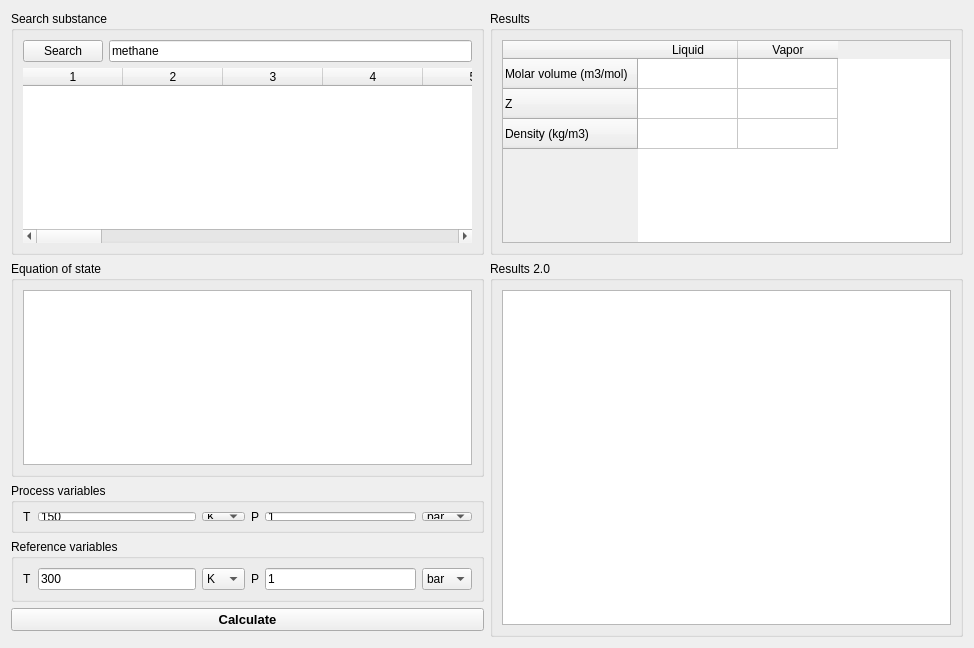
<?xml version="1.0" encoding="UTF-8"?>
<ui version="4.0">
    <class>PureSubstanceCalculationsWindow</class>
    <widget class="QWidget" name="PureSubstanceCalculationsWindow">
        <property name="geometry">
            <rect>
                <x>0</x>
                <y>0</y>
                <width>974</width>
                <height>648</height>
            </rect>
        </property>
        <property name="windowTitle">
            <string>Pure Substance Calculations</string>
        </property>
        <layout class="QGridLayout" name="gridLayout_3">
            <item row="0" column="0">
                <widget class="QGroupBox" name="groupBox_searchSubstance">
                    <property name="title">
                        <string>Search substance</string>
                    </property>
                    <layout class="QGridLayout" name="gridLayout_4">
                        <item row="0" column="0">
                            <widget class="QPushButton" name="btn_searchSubstance">
                                <property name="text">
                                    <string>Search</string>
                                </property>
                            </widget>
                        </item>
                        <item row="0" column="1">
                            <widget class="QLineEdit" name="le_searchSubstance">
                                <property name="text">
                                    <string>methane</string>
                                </property>
                            </widget>
                        </item>
                        <item row="1" column="0" colspan="2">
                            <widget class="QTableWidget" name="tableWidget_searchSubstance">
                                <property name="frameShape">
                                    <enum>QFrame::NoFrame</enum>
                                </property>
                                <property name="frameShadow">
                                    <enum>QFrame::Plain</enum>
                                </property>
                                <property name="editTriggers">
                                    <set>QAbstractItemView::NoEditTriggers</set>
                                </property>
                                <property name="alternatingRowColors">
                                    <bool>true</bool>
                                </property>
                                <property name="selectionMode">
                                    <enum>QAbstractItemView::SingleSelection</enum>
                                </property>
                                <property name="selectionBehavior">
                                    <enum>QAbstractItemView::SelectRows</enum>
                                </property>
                                <property name="showGrid">
                                    <bool>false</bool>
                                </property>
                                <property name="rowCount">
                                    <number>0</number>
                                </property>
                                <property name="columnCount">
                                    <number>26</number>
                                </property>
                                <column/>
                                <column/>
                                <column/>
                                <column/>
                                <column/>
                                <column/>
                                <column/>
                                <column/>
                                <column/>
                                <column/>
                                <column/>
                                <column/>
                                <column/>
                                <column/>
                                <column/>
                                <column/>
                                <column/>
                                <column/>
                                <column/>
                                <column/>
                                <column/>
                                <column/>
                                <column/>
                                <column/>
                                <column/>
                                <column/>
                            </widget>
                        </item>
                    </layout>
                </widget>
            </item>
            <item row="1" column="0">
                <widget class="QGroupBox" name="groupBox_EOS">
                    <property name="minimumSize">
                        <size>
                            <width>0</width>
                            <height>200</height>
                        </size>
                    </property>
                    <property name="title">
                        <string>Equation of state</string>
                    </property>
                    <layout class="QGridLayout" name="gridLayout">
                        <item row="0" column="0">
                            <widget class="QListWidget" name="listWidget_eos_options">
                                <property name="editTriggers">
                                    <set>QAbstractItemView::NoEditTriggers</set>
                                </property>
                                <property name="alternatingRowColors">
                                    <bool>true</bool>
                                </property>
                                <property name="selectionBehavior">
                                    <enum>QAbstractItemView::SelectRows</enum>
                                </property>
                                <property name="viewMode">
                                    <enum>QListView::ListMode</enum>
                                </property>
                            </widget>
                        </item>
                    </layout>
                </widget>
            </item>
            <item row="0" column="1">
                <widget class="QGroupBox" name="groupBox_results">
                    <property name="title">
                        <string>Results</string>
                    </property>
                    <layout class="QGridLayout" name="gridLayout_2">
                        <item row="0" column="0">
                            <widget class="QTableWidget" name="tableWidget_results">
                                <property name="rowCount">
                                    <number>3</number>
                                </property>
                                <property name="columnCount">
                                    <number>2</number>
                                </property>
                                <row>
                                    <property name="text">
                                        <string>Molar volume (m3/mol)</string>
                                    </property>
                                </row>
                                <row>
                                    <property name="text">
                                        <string>Z</string>
                                    </property>
                                </row>
                                <row>
                                    <property name="text">
                                        <string>Density (kg/m3)</string>
                                    </property>
                                </row>
                                <column>
                                    <property name="text">
                                        <string>Liquid</string>
                                    </property>
                                </column>
                                <column>
                                    <property name="text">
                                        <string>Vapor</string>
                                    </property>
                                </column>
                            </widget>
                        </item>
                    </layout>
                </widget>
            </item>
            <item row="2" column="0">
                <widget class="QGroupBox" name="groupBox_processVariables">
                    <property name="minimumSize">
                        <size>
                            <width>0</width>
                            <height>50</height>
                        </size>
                    </property>
                    <property name="title">
                        <string>Process variables</string>
                    </property>
                    <layout class="QGridLayout" name="gridLayout_5">
                        <item row="0" column="0">
                            <layout class="QHBoxLayout" name="horizontalLayout">
                                <item>
                                    <widget class="QLabel" name="label">
                                        <property name="text">
                                            <string>T</string>
                                        </property>
                                    </widget>
                                </item>
                                <item>
                                    <widget class="QLineEdit" name="le_procT">
                                        <property name="inputMethodHints">
                                            <set>Qt::ImhDigitsOnly|Qt::ImhPreferNumbers</set>
                                        </property>
                                        <property name="text">
                                            <string>150</string>
                                        </property>
                                    </widget>
                                </item>
                                <item>
                                    <widget class="QComboBox" name="comboBox_procTunit">
                                        <item>
                                            <property name="text">
                                                <string>K</string>
                                            </property>
                                        </item>
                                        <item>
                                            <property name="text">
                                                <string>ºC</string>
                                            </property>
                                        </item>
                                        <item>
                                            <property name="text">
                                                <string>ºF</string>
                                            </property>
                                        </item>
                                        <item>
                                            <property name="text">
                                                <string/>
                                            </property>
                                        </item>
                                    </widget>
                                </item>
                            </layout>
                        </item>
                        <item row="0" column="1">
                            <layout class="QHBoxLayout" name="horizontalLayout_2">
                                <item>
                                    <widget class="QLabel" name="label_2">
                                        <property name="text">
                                            <string>P</string>
                                        </property>
                                    </widget>
                                </item>
                                <item>
                                    <widget class="QLineEdit" name="le_procP">
                                        <property name="text">
                                            <string>1</string>
                                        </property>
                                    </widget>
                                </item>
                                <item>
                                    <widget class="QComboBox" name="comboBox_procPunit">
                                        <item>
                                            <property name="text">
                                                <string>bar</string>
                                            </property>
                                        </item>
                                        <item>
                                            <property name="text">
                                                <string>atm</string>
                                            </property>
                                        </item>
                                        <item>
                                            <property name="text">
                                                <string>Pa</string>
                                            </property>
                                        </item>
                                    </widget>
                                </item>
                            </layout>
                        </item>
                    </layout>
                </widget>
            </item>
            <item row="4" column="0">
                <widget class="QPushButton" name="btn_calculate">
                    <property name="sizePolicy">
                        <sizepolicy hsizetype="Minimum" vsizetype="Minimum">
                            <horstretch>0</horstretch>
                            <verstretch>0</verstretch>
                        </sizepolicy>
                    </property>
                    <property name="font">
                        <font>
                            <pointsize>10</pointsize>
                            <weight>75</weight>
                            <bold>true</bold>
                            <underline>false</underline>
                            <kerning>true</kerning>
                        </font>
                    </property>
                    <property name="text">
                        <string>Calculate</string>
                    </property>
                </widget>
            </item>
            <item row="1" column="1" rowspan="5">
                <widget class="QGroupBox" name="groupBox_resultstxt">
                    <property name="title">
                        <string>Results 2.0</string>
                    </property>
                    <layout class="QGridLayout" name="gridLayout_6">
                        <item row="0" column="0">
                            <widget class="QPlainTextEdit" name="plainTextEdit_results">
                                <property name="readOnly">
                                    <bool>true</bool>
                                </property>
                                <property name="plainText">
                                    <string/>
                                </property>
                            </widget>
                        </item>
                    </layout>
                </widget>
            </item>
            <item row="3" column="0">
                <widget class="QGroupBox" name="groupBox_refVariables">
                    <property name="title">
                        <string>Reference variables</string>
                    </property>
                    <layout class="QGridLayout" name="gridLayout_7">
                        <item row="0" column="0">
                            <layout class="QHBoxLayout" name="horizontalLayout_3">
                                <item>
                                    <widget class="QLabel" name="label_3">
                                        <property name="text">
                                            <string>T</string>
                                        </property>
                                    </widget>
                                </item>
                                <item>
                                    <widget class="QLineEdit" name="le_refT">
                                        <property name="inputMethodHints">
                                            <set>Qt::ImhDigitsOnly|Qt::ImhPreferNumbers</set>
                                        </property>
                                        <property name="text">
                                            <string>300</string>
                                        </property>
                                    </widget>
                                </item>
                                <item>
                                    <widget class="QComboBox" name="comboBox_refTunit">
                                        <item>
                                            <property name="text">
                                                <string>K</string>
                                            </property>
                                        </item>
                                        <item>
                                            <property name="text">
                                                <string>ºC</string>
                                            </property>
                                        </item>
                                        <item>
                                            <property name="text">
                                                <string>ºF</string>
                                            </property>
                                        </item>
                                        <item>
                                            <property name="text">
                                                <string/>
                                            </property>
                                        </item>
                                    </widget>
                                </item>
                            </layout>
                        </item>
                        <item row="0" column="1">
                            <layout class="QHBoxLayout" name="horizontalLayout_4">
                                <item>
                                    <widget class="QLabel" name="label_4">
                                        <property name="text">
                                            <string>P</string>
                                        </property>
                                    </widget>
                                </item>
                                <item>
                                    <widget class="QLineEdit" name="le_refP">
                                        <property name="text">
                                            <string>1</string>
                                        </property>
                                    </widget>
                                </item>
                                <item>
                                    <widget class="QComboBox" name="comboBox_refPunit">
                                        <item>
                                            <property name="text">
                                                <string>bar</string>
                                            </property>
                                        </item>
                                        <item>
                                            <property name="text">
                                                <string>atm</string>
                                            </property>
                                        </item>
                                        <item>
                                            <property name="text">
                                                <string>Pa</string>
                                            </property>
                                        </item>
                                    </widget>
                                </item>
                            </layout>
                        </item>
                    </layout>
                </widget>
            </item>
        </layout>
    </widget>
    <resources/>
    <connections>
        <connection>
            <sender>le_searchSubstance</sender>
            <signal>returnPressed()</signal>
            <receiver>btn_searchSubstance</receiver>
            <slot>click()</slot>
            <hints>
                <hint type="sourcelabel">
                    <x>143</x>
                    <y>50</y>
                </hint>
                <hint type="destinationlabel">
                    <x>70</x>
                    <y>48</y>
                </hint>
            </hints>
        </connection>
    </connections>
</ui>
